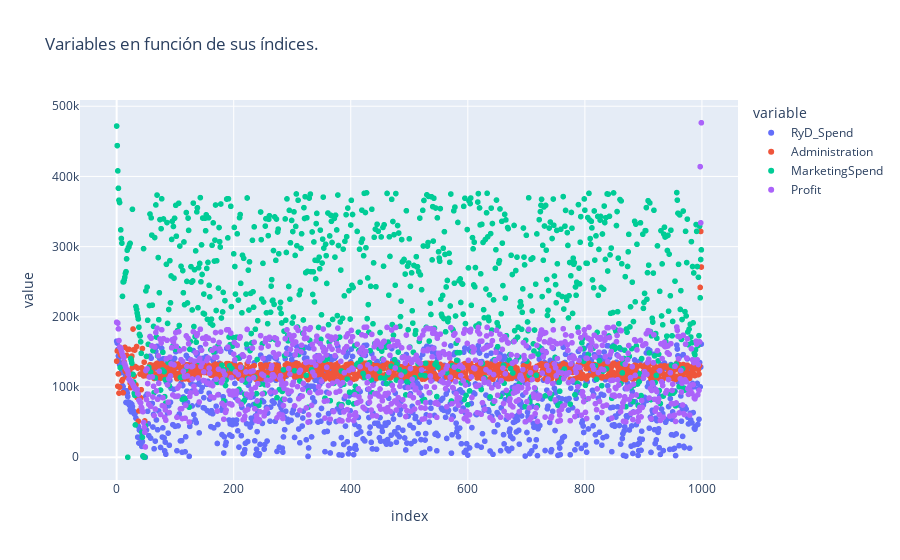

The cell this chart's notebook holds for it:
### Code cell
fig_scatter_total = px.scatter(df_companies.drop(columns=['State']), title='Variables en función de sus índices.')
fig_scatter_total.show()

### Figure 1 — Plotly figure (JSON) as saved in the notebook; plotly's stock layout.template omitted (floating-point values rounded to 4 significant figures; data arrays with more than 128 entries replaced by an {"elided": "..."} marker saying what was removed)
{"data": [{"hovertemplate": "variable=RyD_Spend<br>index=%{x}<br>value=%{y}<extra></extra>", "legendgroup": "RyD_Spend", "marker": {"color": "#636efa", "symbol": "circle"}, "mode": "markers", "name": "RyD_Spend", "showlegend": true, "type": "scattergl", "x": {"elided": "1000 int values"}, "xaxis": "x", "y": {"elided": "1000 float values"}, "yaxis": "y"}, {"hovertemplate": "variable=Administration<br>index=%{x}<br>value=%{y}<extra></extra>", "legendgroup": "Administration", "marker": {"color": "#EF553B", "symbol": "circle"}, "mode": "markers", "name": "Administration", "showlegend": true, "type": "scattergl", "x": {"elided": "1000 int values"}, "xaxis": "x", "y": {"elided": "1000 float values"}, "yaxis": "y"}, {"hovertemplate": "variable=MarketingSpend<br>index=%{x}<br>value=%{y}<extra></extra>", "legendgroup": "MarketingSpend", "marker": {"color": "#00cc96", "symbol": "circle"}, "mode": "markers", "name": "MarketingSpend", "showlegend": true, "type": "scattergl", "x": {"elided": "1000 int values"}, "xaxis": "x", "y": {"elided": "1000 float values"}, "yaxis": "y"}, {"hovertemplate": "variable=Profit<br>index=%{x}<br>value=%{y}<extra></extra>", "legendgroup": "Profit", "marker": {"color": "#ab63fa", "symbol": "circle"}, "mode": "markers", "name": "Profit", "showlegend": true, "type": "scattergl", "x": {"elided": "1000 int values"}, "xaxis": "x", "y": {"elided": "1000 float values"}, "yaxis": "y"}], "layout": {"legend": {"title": {"text": "variable"}, "tracegroupgap": 0}, "title": {"text": "Variables en función de sus índices."}, "xaxis": {"anchor": "y", "domain": [0, 1], "title": {"text": "index"}}, "yaxis": {"anchor": "x", "domain": [0, 1], "title": {"text": "value"}}}}
